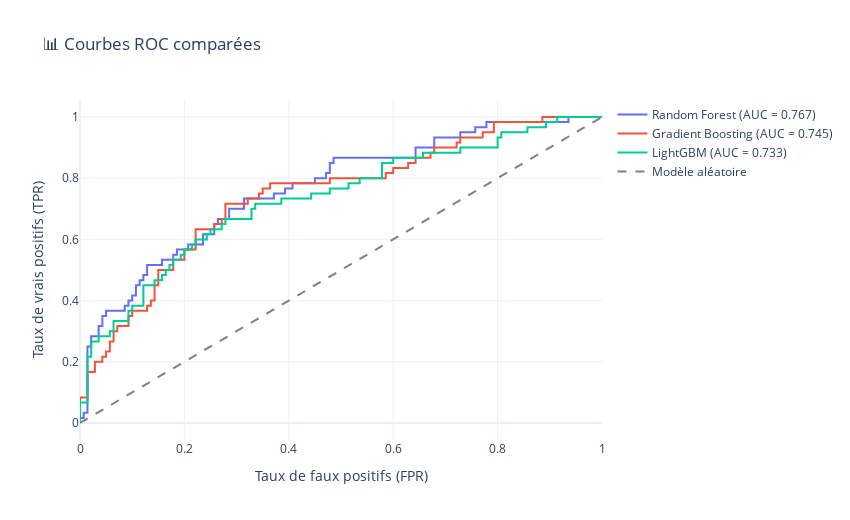

Write notebook code for a chart like this one.
### Code cell
# Courbes ROC
trees_models.plot_roc_curve_interactive()
